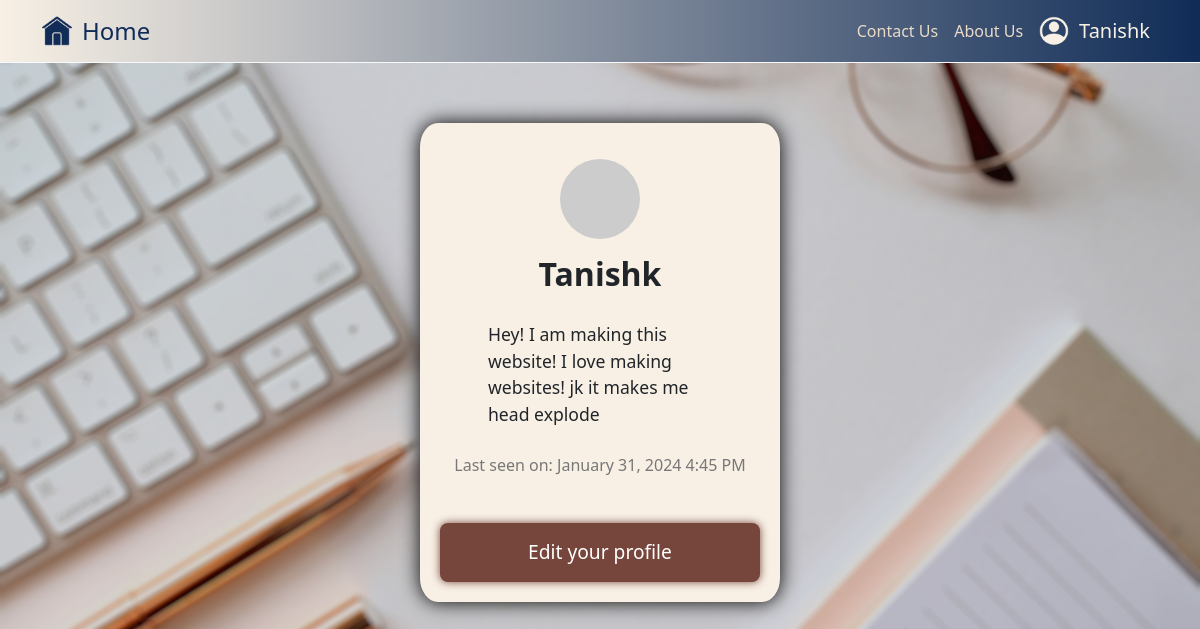
Before: /user/Tanishk (signed in) with the older database file.
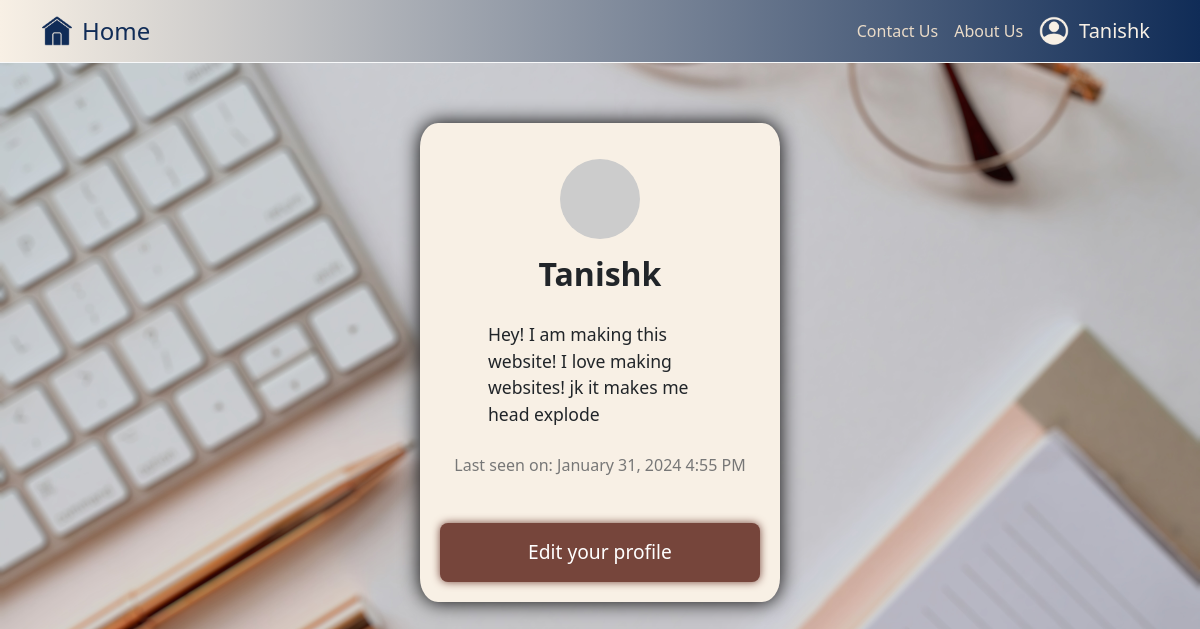
After: the same page with the newer database file.
### app/models.py (models this page shows, shortened)
class User(UserMixin, db.Model):
    id: so.Mapped[int] = so.mapped_column(
        primary_key=True
    )
    username: so.Mapped[str] = so.mapped_column(
        sa.String(64),
        index=True,
        unique=True
    )
    email: so.Mapped[str] = so.mapped_column(
        sa.String(120),
        index=True,
        unique=True
    )
    password_hash: so.Mapped[Optional[str]] = so.mapped_column(
        sa.String(256)
    )
    about_me: so.Mapped[Optional[str]] = so.mapped_column(
        sa.String(140)
    )
    last_seen: so.Mapped[Optional[datetime]] = so.mapped_column(
        default=lambda: datetime.now(timezone.utc)
    )
    posts: so.WriteOnlyMapped['Post'] = so.relationship(
        back_populates='author'
    )
    def avatar(self, size):
        digest = md5(self.email.lower().encode('utf-8')).hexdigest()
        return f"https://www.gravatar.com/avatar/{digest}?d=identicon&s={size}"

### app/routes.py (the view)
@app.route("/user/<username>")
@login_required
def user(username):
    user = db.first_or_404(sa.select(User).where(User.username == username))
    return render_template('user.html', user=user)

### app/models.py (called while the page is built)
@login.user_loader
def load_user(id):
    user = db.session.get(User, int(id))
    return user

### app/routes.py (called while the page is built)
@app.before_request
def before_request():
    if current_user.is_authenticated:
        current_user.last_seen = datetime.now(timezone.utc)
        db.session.commit()

### app/templates/user.html
{% extends "base.html" %}
{% block content %}
<link rel="stylesheet" href="{{url_for('static', filename='user.css')}}">
<div class="my_container">
    <div class="user-profile">
        <img src="{{ user.avatar(128) }}" alt="User Photo" class="photo">
        <div class="profile-details">
            <h1 class="username">{{ user.username }}</h1>
            {% if user.about_me %}
                <p class="about-me">{{ user.about_me }}</p>
            {% endif %}
            {% if user.last_seen %}
                <p class="last-seen">Last seen on: {{ moment(user.last_seen).format('LLL') }}</p>
            {% endif %}
            {% if user == current_user %}
                <a href="{{ url_for('edit_profile') }}" class="button">Edit your profile</a>
            {% endif %}
        </div>
    </div>
</div>
{% endblock %}

### app/templates/base.html (shortened to what this page needs)
<!doctype html>
<html>
    <head>
        <link rel="stylesheet" href="https://cdn.jsdelivr.net/npm/bootstrap@5.3.2/dist/css/bootstrap.min.css">
        <link rel="stylesheet" href="{{ url_for('static', filename='base.css') }}">
    </head>
    <body>
        <nav class="navbar navbar-expand-lg navbar-dark gradient-custom border-bottom border-light">
            <div class="container">
                <img src="{{ url_for('static', filename='assets/home_icon.png') }}" class="home-icon"></img>
                <a class="navbar-brand" href="{{ url_for('index') }}">Home</a>
                <div class="collapse navbar-collapse" id="navbarNav">
                    <ul class="navbar-nav ms-auto">
                        <li class="nav-item">
                            <a class="nav-link" href="{{ url_for('contact_us') }}">Contact Us</a>
                        </li>
                        <li class="nav-item">
                            <a class="nav-link" href="{{ url_for('about_us') }}">About Us</a>
                        </li>
                        <li class="nav-item dropdown">
                            <a class="nav-link dropdown-toggle" href="#" id="navbarDropdown" role="button" data-bs-toggle="dropdown" aria-expanded="false">
                                {% if not current_user.is_anonymous %}
                                <div class="User_Area">
                                    <img src="{{ url_for('static', filename='assets/user_icon.png') }}" class="User_Icon"></img>
                                    <p class="User_Name">{{ current_user.username }}</p>
                                </div>
                                {% endif %}
                            </a>
                        </li>
                    </ul>
                </div>
            </div>
        </nav>
        {% block content %}{% endblock %}
    </body>
</html>

### app/static/base.css (style rules this page uses)
:root { --bisque: #F8F0E5; --dark: #EADBC8; --blue: #102C57; --brown: #76453B; --icon: url("assets/user_icon.png"); --navbar-height: 75px; }
.User_Icon, .home-icon { width: 30px; height: 30px; margin-right: 10px; }
.User_Name { color: var(--bisque); font-size: 20px; margin-bottom: 0%; }
.User_Area { display: flex; align-items: center; }
.nav-link.dropdown-toggle::after { display: none; }
.navbar-brand { font-size: 1.5em; color: var(--blue); }
.nav-item { align-self: center; }
.nav-link { align-self: center; color: var(--dark); }
.navbar-dark { background-color: var(--blue); }
.gradient-custom { background: var(--blue); background: linear-gradient(to right, var(--bisque), var(--blue)); }

### app/static/user.css (style rules this page uses)
body { background-image: url("assets/index_background.jpg"); background-size: cover; background-position: top; background-repeat: repeat-y; margin: 0; padding: 0; }
.my_container { position: relative; display: inline-block; left: 50%; transform: translateX(-50%); text-align: center; background-color: var(--bisque); padding: 20px; border-radius: 5%; width: 30%; overflow: hidden; margin-top: 5%; box-shadow: 0px 0px 20px 0px black; }
.user-profile { display: flex; align-items: center; justify-content: center; flex-direction: column; }
.photo { border-radius: 50%; max-width: 100%; height: 100%; object-fit: cover; padding: 5%; }
.username { font-size: 2em; font-weight: bold; }
.profile-details { display: flex; flex-direction: column; align-items: center; text-align: left; }
.about-me { margin-top: 20px; font-size: 1.1em; max-width: 70%; overflow-wrap: break-word; }
.last-seen { margin-top: 10px; color: #777; font-size: 16px; }
.button { display: inline-block; text-align: center; padding: 15px 30px; width: 100%; margin-top: 30px; font-size: 1.2em; background-color: var(--brown); color: white; text-decoration: none; border: none; border-radius: 8px; transition: background-color 0.3s ease; box-shadow: 0px 0px 8px 0px var(--brown); }

Changed rows visible on the page:
changed User "Tanishk": last_seen "January 31, 2024 4:45 PM" → "January 31, 2024 4:55 PM"
